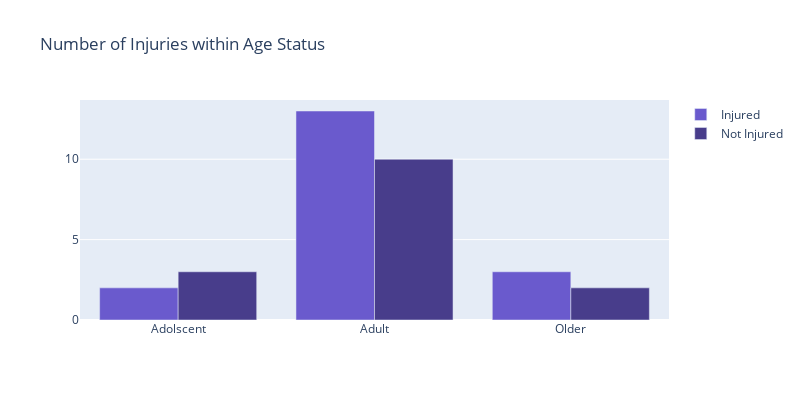

Here is the notebook cell this chart was saved with:
### Markdown cell above
## Number of Injuries within Age Status

### Code cell
# Group data of 'Patient_Age_Stage' and 'Result' with number of Injured and not injured patients.
cnt = df.groupby(['Patient_Age_Stage', 'Result']).size().reset_index(name='counts')
# Pivot data and make Injured and not injured number is columns
cnt = cnt.pivot(index='Patient_Age_Stage', columns='Result', values= 'counts').reset_index()
# Create a figure 
fig = go.Figure()
fig.add_trace(go.Bar(y = cnt.Injured, x = cnt.Patient_Age_Stage,
              name = 'Injured', marker_color = 'slateblue'))
fig.add_trace(go.Bar(y = cnt['Not Injured'], x = cnt.Patient_Age_Stage,
              name = 'Not Injured', marker_color = 'darkslateblue'))
fig.update_layout(title='Number of Injuries within Age Status')

fig.update_layout(width = 800, height = 400)
fig.show()

### Figure 1 — Plotly figure (JSON) as saved in the notebook; plotly's stock layout.template omitted (floating-point values rounded to 4 significant figures)
{"data": [{"marker": {"color": "slateblue"}, "name": "Injured", "type": "bar", "x": ["Adolscent", "Adult", "Older"], "y": [2, 13, 3]}, {"marker": {"color": "darkslateblue"}, "name": "Not Injured", "type": "bar", "x": ["Adolscent", "Adult", "Older"], "y": [3, 10, 2]}], "layout": {"height": 400, "title": {"text": "Number of Injuries within Age Status"}, "width": 800}}
